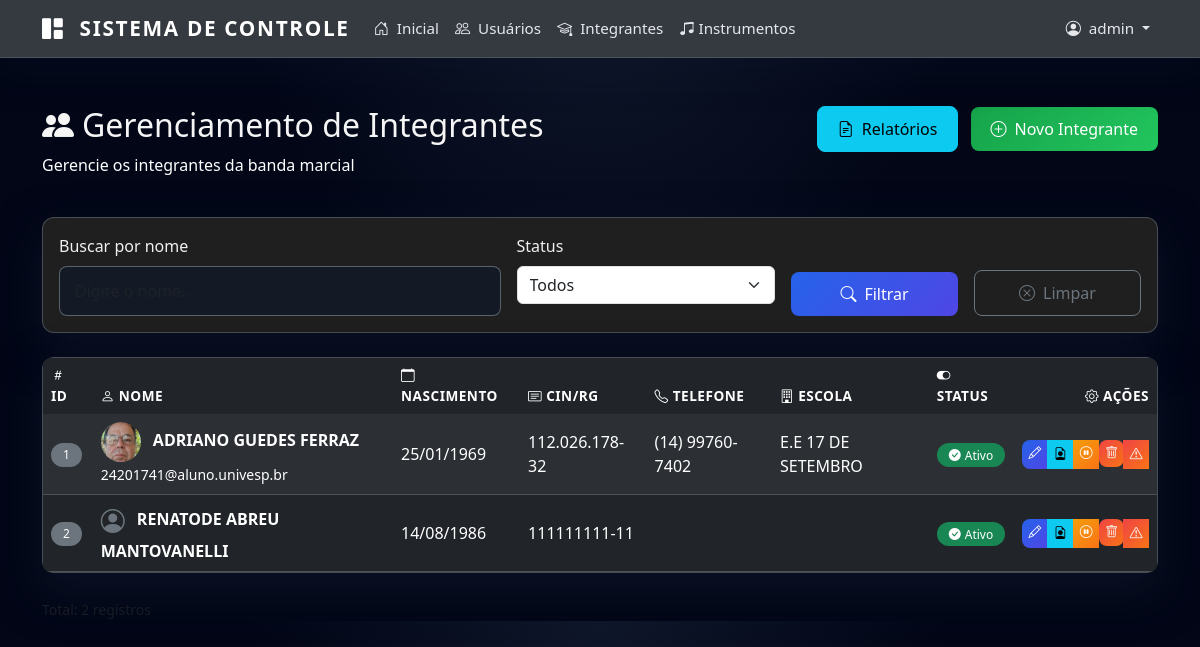
The page /admin/alunos (signed in) on the database as committed earlier.
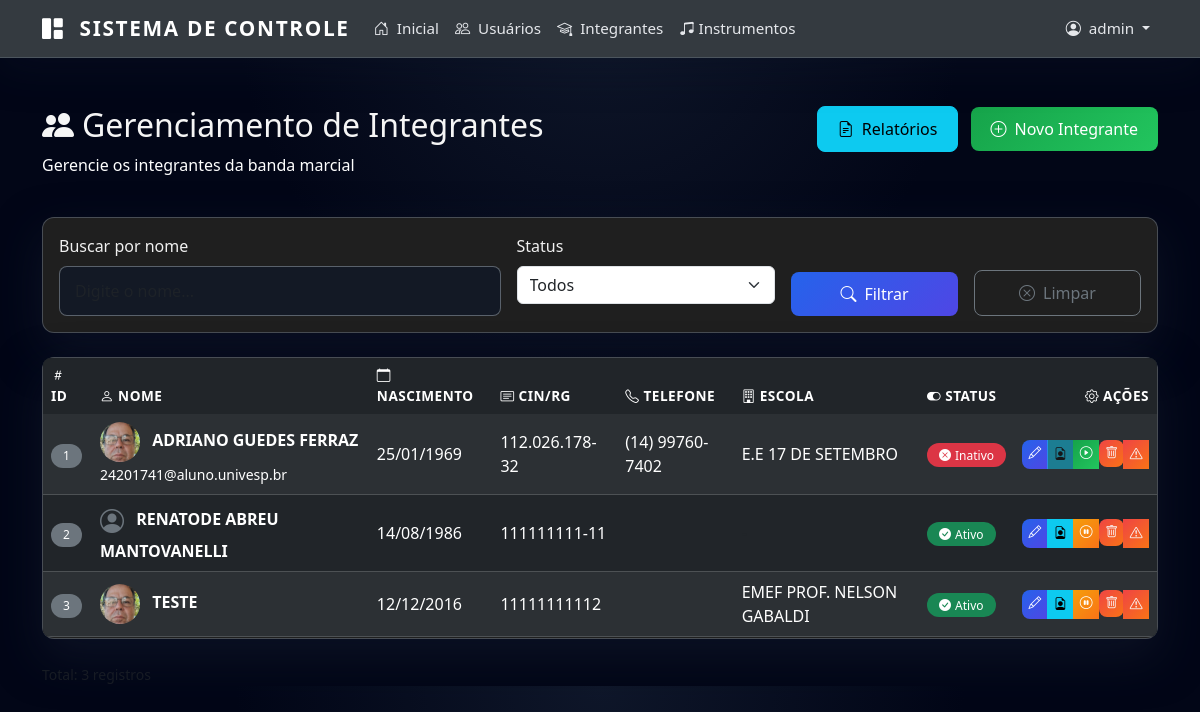
The same page on the database as committed later.
### app/models.py (models this page shows, shortened)
class User(UserMixin, db.Model):
    id = db.Column(db.Integer, primary_key=True)
    username = db.Column(db.String(100), unique=True, nullable=False)
    password = db.Column(db.String(255), nullable=False)
    is_admin = db.Column(db.Boolean, default=False)
    is_active = db.Column(db.Boolean, default=True)
    must_change_password = db.Column(db.Boolean, default=True)
    login_attempts = db.Column(db.Integer, default=0)
    blocked_until = db.Column(db.DateTime, nullable=True)

class Aluno(db.Model):
    id = db.Column(db.Integer, primary_key=True)
    nome = db.Column(db.String(200), nullable=False)
    data_nascimento = db.Column(db.Date, nullable=True)
    naturalidade = db.Column(db.String(100))
    cin_rg = db.Column(db.String(20), unique=True)
    email = db.Column(db.String(150))
    telefone = db.Column(db.String(20))
    cep = db.Column(db.String(10))
    endereco = db.Column(db.String(300))
    bairro = db.Column(db.String(100))
    cidade = db.Column(db.String(100))
    estado = db.Column(db.String(2))
    foto_path = db.Column(db.String(500))
    ativo = db.Column(db.Boolean, default=True)
    numero = db.Column(db.String(20))
    complemento = db.Column(db.String(200))
    funcao_id = db.Column(db.Integer, db.ForeignKey('funcao_banda.id'))
    funcao = db.relationship('FuncaoBanda', backref='alunos')
    created_at = db.Column(db.DateTime, default=datetime.utcnow)
    data_entrada_banda = db.Column(db.Date, nullable=True)
    data_desligamento_banda = db.Column(db.Date, nullable=True)
    responsaveis = db.relationship('Responsavel', backref='aluno', lazy=True, cascade='all, delete-orphan')
    uniforme = db.relationship('Uniforme', backref='aluno', lazy=True, cascade='all, delete-orphan')
    presencas = db.relationship('Presenca', backref='aluno', lazy=True, cascade='all, delete-orphan')
    instrumentos = db.relationship('AlunoInstrumento', backref='aluno', lazy=True, cascade='all, delete-orphan')
    escolas = db.relationship('AlunoEscola', backref='aluno', lazy=True, cascade='all, delete-orphan')
    autorizacoes_foto = db.relationship(
        'AutorizacaoFotoMenor',
        back_populates='aluno',
        lazy='dynamic',
        cascade='all, delete-orphan',
    )

class AlunoEscola(db.Model):
    id = db.Column(db.Integer, primary_key=True)
    aluno_id = db.Column(db.Integer, db.ForeignKey('aluno.id'), nullable=False)
    escola_id = db.Column(db.Integer, db.ForeignKey('escola.id'), nullable=False)
    data_matricula = db.Column(db.Date, default=datetime.utcnow().date)

class Escola(db.Model):
    id = db.Column(db.Integer, primary_key=True)
    nome = db.Column(db.String(200), nullable=False)
    endereco = db.Column(db.String(300))
    alunos = db.relationship('AlunoEscola', backref='escola', lazy=True)

### app/routes.py (the view)
@main_bp.route("/admin/alunos")
@login_required
def listar_alunos():
    nome_busca = request.args.get('busca', '')
    ativo_filter = request.args.get('ativo', '')
    query = Aluno.query
    if nome_busca:
        query = query.filter(Aluno.nome.ilike(f'%{nome_busca}%'))
    if ativo_filter == '1':
        query = query.filter(Aluno.ativo == True)
    elif ativo_filter == '0':
        query = query.filter(Aluno.ativo == False)
    alunos = query.order_by(Aluno.nome).all()
    return render_template("admin_alunos.html",
                           alunos=alunos,
                           busca=nome_busca,
                           ativo_filter=ativo_filter)

### app/__init__.py (called while the page is built)
@login_manager.user_loader
def load_user(user_id):
    from .models import User
    return User.query.get(int(user_id))

### app/utils.py (called while the page is built)
def obter_todas_configuracoes():
    configs = SistemaConfig.query.all()
    return {config.key: config.value for config in configs}

### templates/admin_alunos.html (shortened to what this page needs)
{% extends "base.html" %}
{% block content %}
<div class="container mt-5 fade-in">
  <div class="row mb-4">
    <div class="col-md-8">
      <h2><i class="bi bi-people-fill me-2"></i>Gerenciamento de Integrantes</h2>
      <p class="text-white">Gerencie os integrantes da banda marcial</p>
    </div>
    <div class="col-md-4 text-md-end">
      <a href="{{ url_for('main.relatorio_geral_alunos') }}" class="btn btn-info me-2" target="_blank">
        <i class="bi bi-file-earmark-text me-2"></i>Relatórios
      </a>
      {% if current_user.is_admin %}
      <a href="{{ url_for('main.criar_aluno') }}" class="btn btn-success">
        <i class="bi bi-plus-circle me-2"></i>Novo Integrante
      </a>
      {% endif %}
    </div>
  </div>
  <div class="card mb-4">
    <div class="card-body">
      <form method="GET" action="{{ url_for('main.listar_alunos') }}" class="row g-3">
        <div class="col-md-5">
          <label for="busca" class="form-label">Buscar por nome</label>
          <input type="text" name="busca" id="busca" class="form-control"
                 value="{{ busca }}" placeholder="Digite o nome...">
        </div>
        <div class="col-md-3">
          <label for="ativo" class="form-label">Status</label>
          <select name="ativo" id="ativo" class="form-select">
            <option value="">Todos</option>
          </select>
        </div>
        <div class="col-md-2 d-flex align-items-end">
          <button type="submit" class="btn btn-primary w-100">
            <i class="bi bi-search me-2"></i>Filtrar
          </button>
        </div>
        <div class="col-md-2 d-flex align-items-end">
          <a href="{{ url_for('main.listar_alunos') }}" class="btn btn-outline-secondary w-100">
            <i class="bi bi-x-circle me-2"></i>Limpar
          </a>
        </div>
      </form>
    </div>
  </div>
  <div class="card">
    <div class="card-body p-0">
      <div class="table-responsive">
        <table class="table table-dark table-striped table-hover mb-0">
          <thead class="table-dark">
            <tr>
              <th><i class="bi bi-hash me-1"></i>ID</th>
              <th><i class="bi bi-person me-1"></i>Nome</th>
              <th><i class="bi bi-calendar me-1"></i>Nascimento</th>
              <th><i class="bi bi-card-text me-1"></i>CIN/RG</th>
              <th><i class="bi bi-telephone me-1"></i>Telefone</th>
              <th><i class="bi bi-building me-1"></i>Escola</th>
              <th><i class="bi bi-toggle-on me-1"></i>Status</th>
              <th class="text-end"><i class="bi bi-gear me-1"></i>Ações</th>
            </tr>
          </thead>
          <tbody>
            {% for a in alunos %}
            <tr>
              <td><span class="badge bg-secondary">{{ a.id }}</span></td>
              <td>
                {% if a.foto_path %}
                  <img src="{{ url_for('static', filename=a.foto_path) }}" alt="Foto"
                       class="rounded-circle me-2" style="width: 40px; height: 40px; object-fit: cover;">
                {% else %}
                  <i class="bi bi-person-circle text-secondary me-2" style="font-size: 1.5rem; vertical-align: middle;"></i>
                {% endif %}
                <strong>{{ a.nome }}</strong>
                {% if a.email %}
                  <br><small class="text-white">{{ a.email }}</small>
                {% endif %}
              </td>
              <td>
                {% if a.data_nascimento %}
                  {{ a.data_nascimento.strftime('%d/%m/%Y') }}
                {% else %}
                  <span class="text-muted">-</span>
                {% endif %}
              </td>
              <td>{{ a.cin_rg or ' ' }}</td>
              <td>{{ a.telefone or ' ' }}</td>
              <td>
                {% if a.escolas %}
                  {% for ae in a.escolas %}
                    {{ ae.escola.nome }}{% if not loop.last %}<br>{% endif %}
                  {% endfor %}
                {% else %}
                  <span class="text-muted">-</span>
                {% endif %}
              </td>
              <td>
                {% if a.ativo %}
                  <span class="badge bg-success">
                    <i class="bi bi-check-circle-fill me-1"></i>Ativo
                  </span>
                {% else %}
                  <span class="badge bg-danger">
                    <i class="bi bi-x-circle-fill me-1"></i>Inativo
                  </span>
                {% endif %}
              </td>
              <td class="text-end">
                <div class="btn-group btn-group-sm" role="group" style="white-space: nowrap;">
                  {% if current_user.is_admin %}
                  <a href="{{ url_for('main.editar_aluno', aluno_id=a.id) }}" class="btn btn-primary" title="Editar">
                    <i class="bi bi-pencil"></i>
                  </a>
                  {% endif %}
                  <a href="{{ url_for('main.relatorio_aluno', aluno_id=a.id) }}" class="btn btn-info" title="Relatório", target="_blank"
                     {% if not a.ativo %}style="opacity: 0.5; cursor: not-allowed"{% endif %}>
                    <i class="bi bi-file-earmark-person",></i>
                  </a>
                  {% if current_user.is_admin %}
                  <a href="{{ url_for('main.toggle_aluno', aluno_id=a.id) }}" class="btn {% if a.ativo %}btn-warning{% else %}btn-success{% endif %}"
                     title="{% if a.ativo %}Inativar{% else %}Ativar{% endif %}">
                    <i class="bi {% if a.ativo %}bi-pause-circle{% else %}bi-play-circle{% endif %}"></i>
                  </a>
                  <form action="{{ url_for('main.excluir_aluno', aluno_id=a.id) }}" method="POST" style="display: inline-block;">
                    <button type="submit" class="btn btn-danger" title="Inativar"
                            onclick="return confirm('Inativar {{ a.nome }}?')">
                      <i class="bi bi-trash"></i>
                    </button>
                  </form>
                  <button type="button" class="btn btn-sm btn-danger"
                          title="Excluir totalmente"
                          onclick="const j = prompt('Informe a justificativa para excluir totalmente (obrigatório):'); if(j && j.trim().length>0){ document.getElementById('harddel_{{ a.id }}').value=j.trim(); document.getElementById('hardform_{{ a.id }}').submit(); }">
                    <i class="bi bi-exclamation-triangle"></i>
                  </button>
                  {% endif %}
                </div>
              </td>
            </tr>
            {% endfor %}
          </tbody>
        </table>
      </div>
    </div>
  </div>
  <div class="mt-4 text-muted">
    <small>Total: {{ alunos|length }} registros</small>
  </div>
</div>
{% endblock %}

### templates/base.html (shortened to what this page needs)
<!DOCTYPE html>
<html lang="pt-br">
<head>
  <link href="https://cdn.jsdelivr.net/npm/bootstrap@5.3.8/dist/css/bootstrap.min.css" rel="stylesheet">
  <link rel="stylesheet" href="https://cdn.jsdelivr.net/npm/bootstrap-icons@1.11.3/font/bootstrap-icons.min.css">
  <link rel="stylesheet" href="{{ url_for('static', filename='css/style.css') }}">
</head>
<body>
  {% if current_user.is_authenticated %}
  <nav class="navbar navbar-expand-md navbar-dark">
    <div class="container">
      <a class="navbar-brand" href="{{ url_for('main.dashboard') }}">
        <i class="bi bi-grid-1x2-fill me-2"></i> Sistema de Controle
      </a>
      <div class="collapse navbar-collapse" id="navbarNav">
        <ul class="navbar-nav me-auto">
          <li class="nav-item">
            <a class="nav-link" href="{{ url_for('main.dashboard') }}">
              <i class="bi bi-house-door me-1"></i> Inicial
            </a>
          </li>
          {% if current_user.is_admin %}
          <li class="nav-item">
            <a class="nav-link" href="{{ url_for('main.listar_usuarios') }}">
              <i class="bi bi-people me-1"></i> Usuários
            </a>
          </li>
          {% endif %}
          <li class="nav-item">
            <a class="nav-link" href="{{ url_for('main.listar_alunos') }}">
              <i class="bi bi-mortarboard me-1"></i> Integrantes
            </a>
          </li>
          <li class="nav-item">
            <a class="nav-link" href="{{ url_for('main.listar_instrumentos') }}">
              <i class="bi bi-music-note-beamed"></i> Instrumentos
            </a>
          </li>
        </ul>
        <ul class="navbar-nav">
          <li class="nav-item dropdown">
            <a class="nav-link dropdown-toggle" href="#" role="button" data-bs-toggle="dropdown" aria-expanded="false">
              <i class="bi bi-person-circle me-1"></i> {{ current_user.username }}
            </a>
          </li>
        </ul>
      </div>
    </div>
  </nav>
  {% endif %}
  <main class="{% if not current_user.is_authenticated %}min-vh-100{% endif %}">
    {% block content %}{% endblock %}
  </main>
</body>
</html>

### static/css/style.css (style rules this page uses)
:root { --primary-color: #0f172a; --secondary-color: #1e293b; --accent-color: #2563eb; --highlight-color: #e94560; --text-light: #e5e7eb; --text-muted: #9ca3af; --surface-color: #ffffff; --surface-muted: rgba(15, 23, 42, 0.04); --success-color: #22c55e; --warning-color: #facc15; --danger-color: #ef4444; }
body { font-family: system-ui, -apple-system, BlinkMacSystemFont, 'Segoe UI', Tahoma, Geneva, Verdana, sans-serif; background: radial-gradient(circle at top, #0f172a 0, #020617 40%, #020617 100%); color: #e5e7eb; }
.navbar { background: rgba(15, 23, 42, 0.85) !important; backdrop-filter: blur(16px); -webkit-backdrop-filter: blur(16px); border-bottom: 1px solid rgba(148, 163, 184, 0.25); box-shadow: 0 10px 40px rgba(15, 23, 42, 0.35); }
.navbar-brand { font-weight: 700; font-size: 1.3rem; letter-spacing: 0.08em; text-transform: uppercase; }
.nav-link { font-weight: 500; font-size: 0.95rem; color: #e5e7eb !important; transition: color 0.25s ease, opacity 0.25s ease; }
.card { border: none; border-radius: 12px; background: rgba(15, 23, 42, 0.75); backdrop-filter: blur(18px); -webkit-backdrop-filter: blur(18px); border: 1px solid rgba(148, 163, 184, 0.35); box-shadow: 0 18px 45px rgba(15, 23, 42, 0.7); transition: transform 0.3s ease, box-shadow 0.3s ease; }
.btn { border-radius: 8px; font-weight: 500; padding: 10px 20px; transition: all 0.3s ease; }
.btn-success { background: linear-gradient(135deg, #16a34a, #22c55e); border: none; }
.btn-primary { background: linear-gradient(135deg, #2563eb, #4f46e5); border: none; }
.btn-warning { background: linear-gradient(135deg, #f59e0b, #f97316); border: none; color: white; }
.btn-danger { background: linear-gradient(135deg, #ef4444, #f97316); border: none; color: #f9fafb; }
.table { border-radius: 8px; overflow: hidden; }
.table-dark { background-color: var(--primary-color); }
.table thead th { border-bottom: none; font-weight: 600; text-transform: uppercase; font-size: 0.85rem; letter-spacing: 0.5px; }
.table tbody tr { transition: background-color 0.2s ease; }
.badge { padding: 6px 12px; border-radius: 20px; font-weight: 500; font-size: 0.75rem; }
.form-control { border-radius: 8px; border: 1px solid rgba(148, 163, 184, 0.5); padding: 12px 15px; transition: all 0.3s ease; background-color: rgba(15, 23, 42, 0.65); color: #e5e7eb; }
.form-label { font-weight: 500; color: #f0f0f0; margin-bottom: 8px; }
h2, h3, h4, h5, h6 { color: #f5f5f5; }
p { color: #d0d0d0; }
.fade-in { animation: fadeIn 0.5s ease-out; }

### templates/admin_alunos.html (style rules this page uses)
.btn-group-sm .btn { padding: 0.25rem 0.4rem; font-size: 0.8rem; }
.table td { vertical-align: middle; }

Rows that differ between the two databases and show on the page:
changed Aluno "ADRIANO GUEDES FERRAZ": ativo "Ativo" → "Inativo"
added Aluno: id "3", foto_path (picture), nome "TESTE", data_nascimento "12/12/2016", cin_rg "11111111112", ativo True (drawn)
added AlunoEscola: escola.nome "EMEF PROF. NELSON GABALDI", shown under "3"
Other text that changed with them:
{{ alunos|length }}: "2" → "3"
